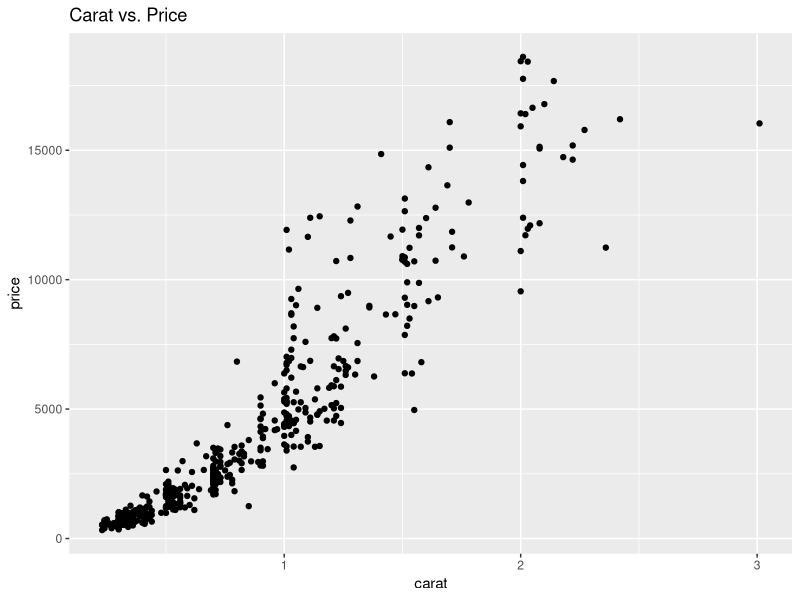
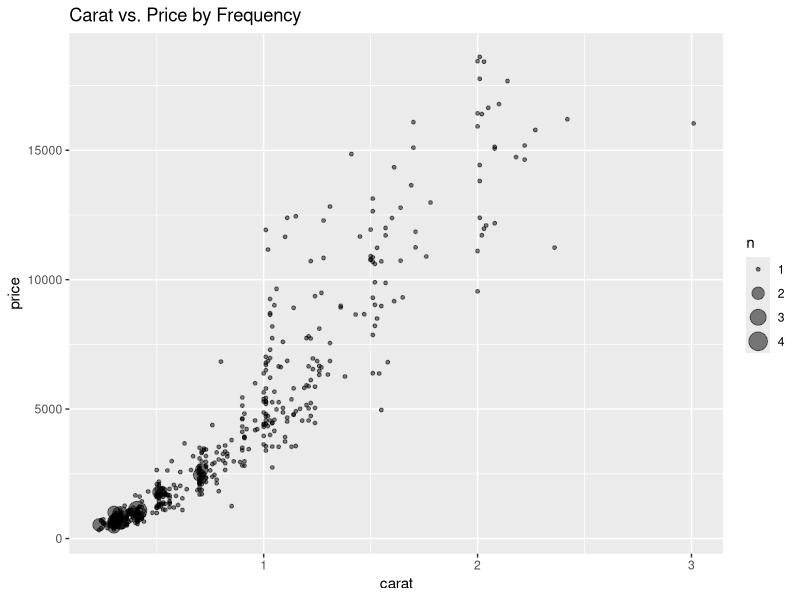
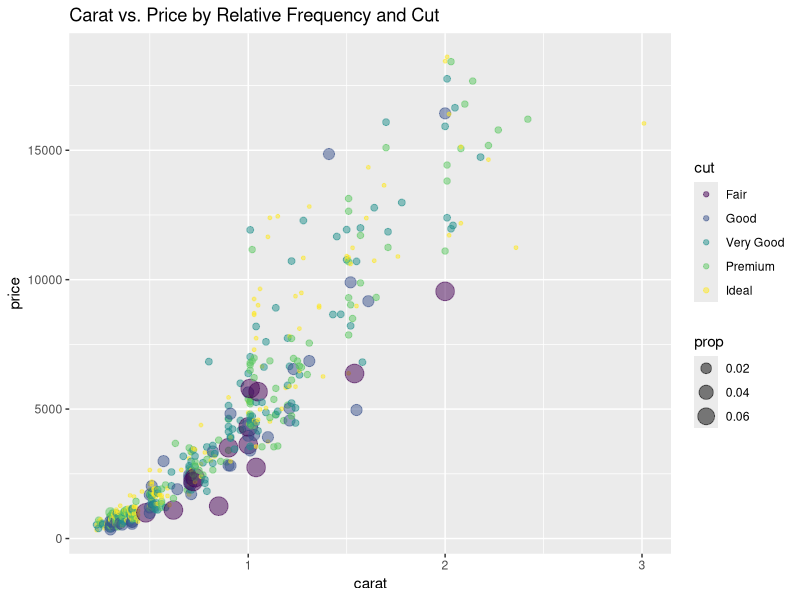
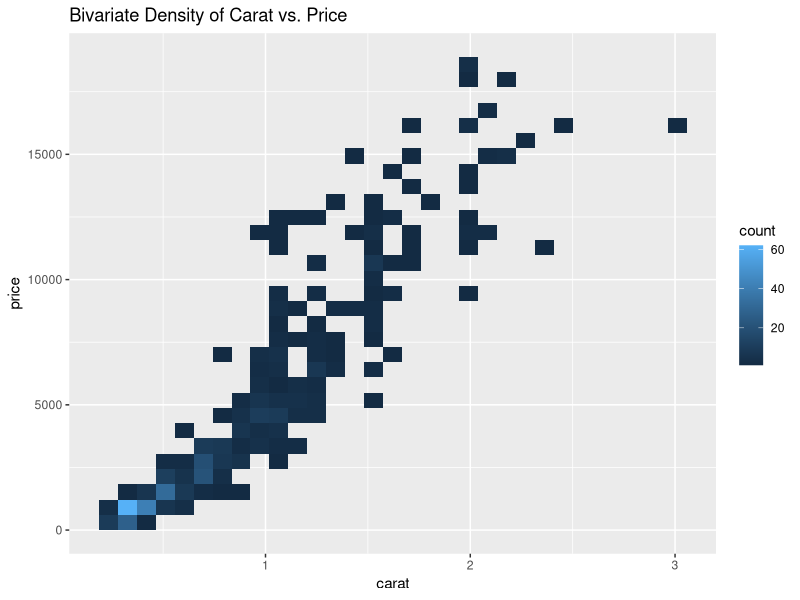
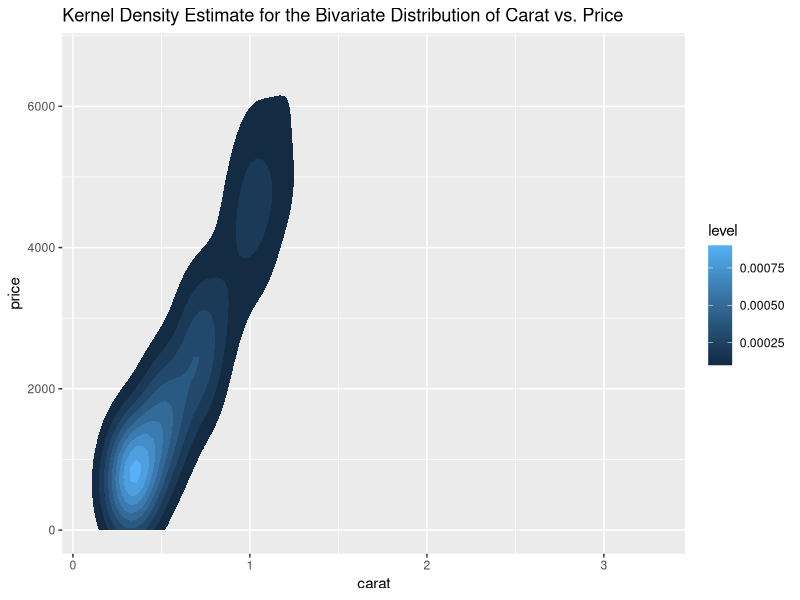
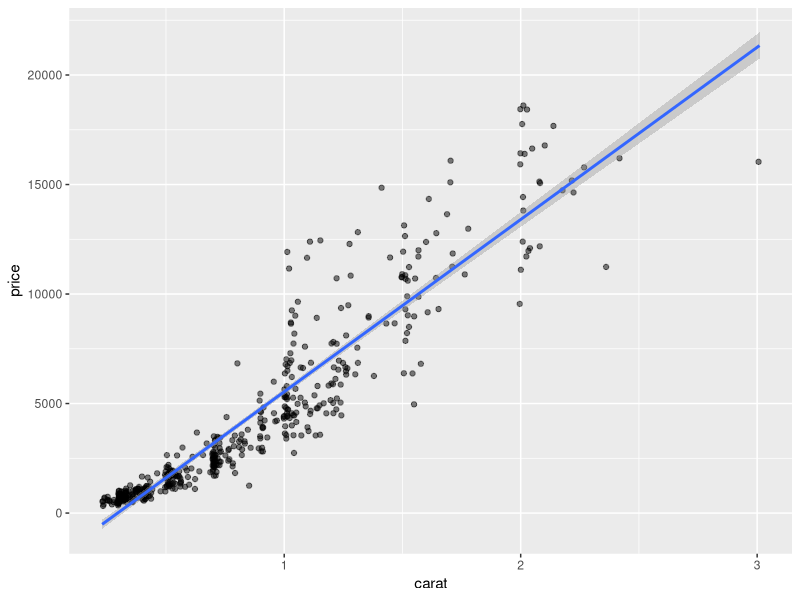
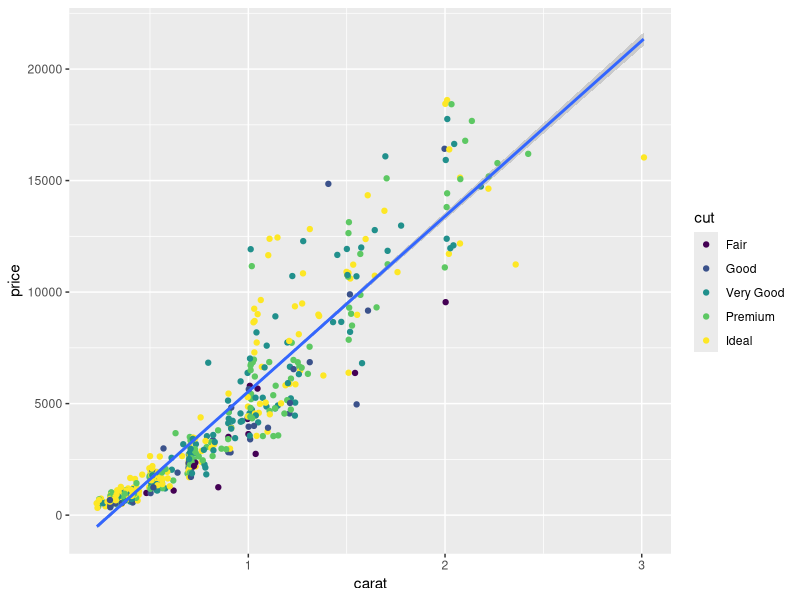
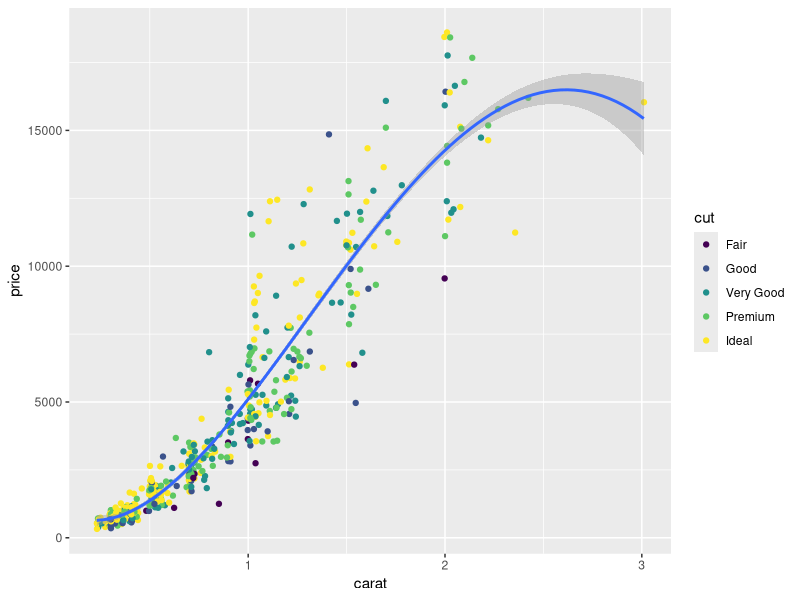

Write the R code that produced these figures, in order.
## ---- chunk 1
knitr::opts_chunk$set(echo = TRUE)
## ---- chunk 2
library(tidyverse)

diamonds.small <-  diamonds[sample(nrow(diamonds), 500),]
## ---- chunk 3
ggplot(diamonds.small, aes(x = carat, y = price)) + 
  geom_point()+
  labs(title="Carat vs. Price")
## ---- chunk 4
ggplot(diamonds.small, aes(x = carat, y = price)) + 
  geom_count(alpha = 0.5)+
  labs(title="Carat vs. Price by Frequency")
## ---- chunk 5
ggplot(diamonds.small, aes(x = carat, y = price, color=cut)) + 
  geom_count(aes(size=stat(prop)), alpha = 0.5)+
  labs(title="Carat vs. Price by Relative Frequency and Cut")
## ---- chunk 6
ggplot(diamonds.small, aes(x = carat, y = price))+
  geom_bin2d()+
  labs(title="Bivariate Density of Carat vs. Price")

## ---- chunk 7
ggplot(diamonds.small, aes(x = carat, y = price))+
  stat_density2d(geom = "polygon", aes(fill = ..level..)) + xlim(.1,3.3) +ylim(0,6700)+
  labs(title= "Kernel Density Estimate for the Bivariate Distribution of Carat vs. Price")
## ---- chunk 8
ggplot(diamonds.small, aes(x = carat, y = price))+
  geom_jitter(alpha=0.5)+
  geom_smooth(method="lm", level=.95)
## ---- chunk 9
ggplot(diamonds.small, aes(x = carat, y = price))+
  geom_jitter( aes(color=cut))+
  geom_smooth(method="lm", level=.67)
## ---- chunk 10
ggplot(diamonds.small, aes(x = carat, y = price))+
  geom_jitter( aes(color=cut))+
  geom_smooth(method="lm", formula = y~poly(x,4), level=.67)
